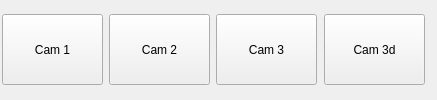
        <widget class="QFrame" name="leftTop">
         <property name="frameShape">
          <enum>QFrame::NoFrame</enum>
         </property>
         <property name="frameShadow">
          <enum>QFrame::Raised</enum>
         </property>
         <layout class="QHBoxLayout" name="horizontalLayout_14">
          <property name="spacing">
           <number>2</number>
          </property>
          <property name="leftMargin">
           <number>2</number>
          </property>
          <property name="topMargin">
           <number>2</number>
          </property>
          <property name="rightMargin">
           <number>2</number>
          </property>
          <property name="bottomMargin">
           <number>2</number>
          </property>
          <item>
           <widget class="QWidget" name="widget_4" native="true">
            <layout class="QHBoxLayout" name="horizontalLayout_13">
             <property name="spacing">
              <number>6</number>
             </property>
             <property name="leftMargin">
              <number>0</number>
             </property>
             <property name="topMargin">
              <number>0</number>
             </property>
             <property name="rightMargin">
              <number>0</number>
             </property>
             <property name="bottomMargin">
              <number>0</number>
             </property>
             <item>
              <widget class="QPushButton" name="cam_1">
               <property name="sizePolicy">
                <sizepolicy hsizetype="Fixed" vsizetype="Fixed">
                 <horstretch>0</horstretch>
                 <verstretch>0</verstretch>
                </sizepolicy>
               </property>
               <property name="minimumSize">
                <size>
                 <width>101</width>
                 <height>71</height>
                </size>
               </property>
               <property name="maximumSize">
                <size>
                 <width>101</width>
                 <height>71</height>
                </size>
               </property>
               <property name="styleSheet">
                <string notr="true">QWidget{color:black;}</string>
               </property>
               <property name="text">
                <string>Cam 1</string>
               </property>
              </widget>
             </item>
             <item>
              <widget class="QPushButton" name="cam_2">
               <property name="sizePolicy">
                <sizepolicy hsizetype="Fixed" vsizetype="Fixed">
                 <horstretch>0</horstretch>
                 <verstretch>0</verstretch>
                </sizepolicy>
               </property>
               <property name="minimumSize">
                <size>
                 <width>101</width>
                 <height>71</height>
                </size>
               </property>
               <property name="maximumSize">
                <size>
                 <width>101</width>
                 <height>71</height>
                </size>
               </property>
               <property name="styleSheet">
                <string notr="true">QWidget{color:black;}</string>
               </property>
               <property name="text">
                <string>Cam 2</string>
               </property>
              </widget>
             </item>
             <item>
              <widget class="QPushButton" name="cam_3">
               <property name="sizePolicy">
                <sizepolicy hsizetype="Fixed" vsizetype="Fixed">
                 <horstretch>0</horstretch>
                 <verstretch>0</verstretch>
                </sizepolicy>
               </property>
               <property name="minimumSize">
                <size>
                 <width>101</width>
                 <height>71</height>
                </size>
               </property>
               <property name="styleSheet">
                <string notr="true">QWidget{color:black;}</string>
               </property>
               <property name="text">
                <string>Cam 3</string>
               </property>
               <property name="flat">
                <bool>false</bool>
               </property>
              </widget>
             </item>
             <item>
              <spacer name="horizontalSpacer_3">
               <property name="orientation">
                <enum>Qt::Horizontal</enum>
               </property>
               <property name="sizeType">
                <enum>QSizePolicy::Fixed</enum>
               </property>
               <property name="sizeHint" stdset="0">
                <size>
                 <width>1</width>
                 <height>20</height>
                </size>
               </property>
              </spacer>
             </item>
             <item>
              <widget class="QPushButton" name="cam_7">
               <property name="sizePolicy">
                <sizepolicy hsizetype="Fixed" vsizetype="Fixed">
                 <horstretch>0</horstretch>
                 <verstretch>0</verstretch>
                </sizepolicy>
               </property>
               <property name="minimumSize">
                <size>
                 <width>101</width>
                 <height>71</height>
                </size>
               </property>
               <property name="styleSheet">
                <string notr="true">QWidget{color:black;}</string>
               </property>
               <property name="text">
                <string>Cam 3d</string>
               </property>
              </widget>
             </item>
             <item>
              <spacer name="horizontalSpacer_4">
               <property name="orientation">
                <enum>Qt::Horizontal</enum>
               </property>
               <property name="sizeType">
                <enum>QSizePolicy::MinimumExpanding</enum>
               </property>
               <property name="sizeHint" stdset="0">
                <size>
                 <width>1</width>
                 <height>20</height>
                </size>
               </property>
              </spacer>
             </item>
            </layout>
           </widget>
          </item>
          <item>
           <widget class="QLabel" name="logoLabel">
            <property name="text">
             <string/>
            </property>
            <property name="pixmap">
             <pixmap resource="Resources.qrc">:/icons/images/diana_logo.png</pixmap>
            </property>
            <property name="alignment">
             <set>Qt::AlignCenter</set>
            </property>
           </widget>
          </item>
         </layout>
        </widget>
